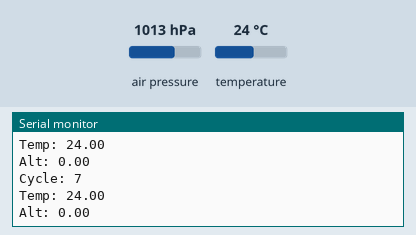
Recording of a sketch running on a simulated Arduino Uno, built with avr-gcc and run on an emulated ATmega328P. Parts: the last lines printed to the serial monitor. Inputs (shaded band) come from the test bench; at power-on: air pressure 1013 hPa, temperature 24 °C.

Above: at 1.2 s.
1.3 s: air pressure set to 952 hPa
At 2.4 s:
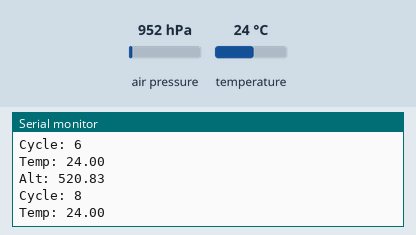
2.8 s: air pressure set to 975 hPa
At 3.9 s:
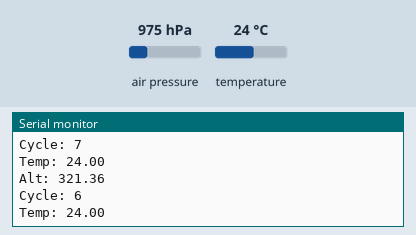
Timing chart, 0 to 5.6 s (numbered marks = the images above; inputs shaded):
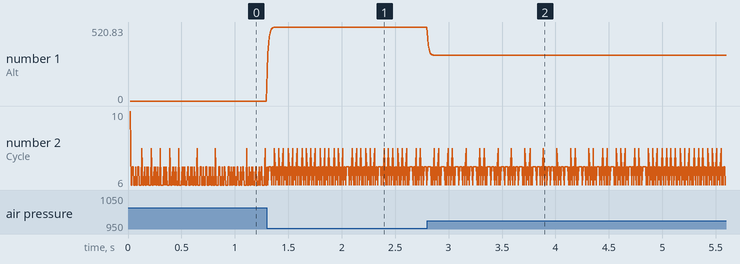

The sketch:

Barometer2.ino
```cpp
#include <SFE_BMP180.h>
#include <Wire.h>

SFE_BMP180 pressure;

double baseline,T,P,p0,a;
double alt = 0.0;
double globalSpeedRaw = 0.0;

char status;

unsigned long newTimer,oldTimer;
int globalSpeed = 0;
int cycle;
int i = 1002;

#define altAlpha 0.6
#define targetAlt 1.0
#define speedAggression 0.5

void setup()
{
  Serial.begin(115200);
  pressure.begin();
  getTemp();
  getBaro();
  baseline = P;
  oldTimer = millis();
}

void loop()
{
  if (i > 1000){
    getTemp();
    i = 0;
  }
  else{
    i += 1;
  }
  getBaro();
  calcAlt();
  elev();
  cycleTimer();

  Serial.print("Alt: ");
  Serial.println(alt);
  //Serial.print("Speed: ");
  //Serial.println(globalSpeedRaw);
  //Serial.print("Cycle: ");
  Serial.print("Cycle: ");
  Serial.println(cycle);
  Serial.print("Temp: ");
  Serial.println(T);


}

void getBaro(){
  status = pressure.startPressure(0);
  if (status != 0){
    delay(status);
    status = pressure.getPressure(P,T);
  }
  //alt = altAlpha * alt + (1-altAlpha) * pressure.altitude(P,baseline);
}

void elev(){
  //a = pressure.altitude(P,baseline);
  //alt = altAlpha * alt + (1-altAlpha) * a;
  globalSpeedRaw = (targetAlt - alt) * speedAggression + globalSpeedRaw;
  if (globalSpeedRaw > 90.0){globalSpeedRaw = 90.0;}
  if (globalSpeedRaw <= 0.0){globalSpeedRaw = 0.0;}
  globalSpeed = int(globalSpeedRaw);
}

void cycleTimer(){
  newTimer = millis();
  cycle = newTimer - oldTimer;
  oldTimer = newTimer;
}

void getTemp(){
  status = pressure.startTemperature();
  if (status != 0)
  {
    delay(status);
    status = pressure.getTemperature(T);
  }
}

void calcAlt(){
  a = pressure.altitude(P,baseline);
  alt = altAlpha * alt + (1-altAlpha) * a;
}
```

Measured:
- after the input at 1.3 s, the serial monitor: prints a new line at once (image 1)
- after the input at 2.8 s, the serial monitor: prints a new line at once (image 2)
- plotted number 1: 0 → 520.83 after the input at 1.3 s, 520.83 → 321.36 after the input at 2.8 s
